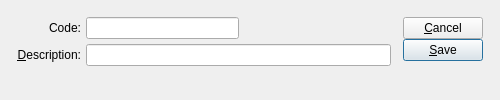
<ui version="4.0" >
 <comment>This file is part of the xTuple ERP: PostBooks Edition, a free and
open source Enterprise Resource Planning software suite,
Copyright (c) 1999-2011 by OpenMFG LLC, d/b/a xTuple.
It is licensed to you under the Common Public Attribution License
version 1.0, the full text of which (including xTuple-specific Exhibits)
is available at www.xtuple.com/CPAL.  By using this software, you agree
to be bound by its terms.</comment>
 <class>taxZone</class>
 <widget class="QDialog" name="taxZone" >
  <property name="geometry" >
   <rect>
    <x>0</x>
    <y>0</y>
    <width>500</width>
    <height>100</height>
   </rect>
  </property>
  <property name="windowTitle" >
   <string>Tax Zone</string>
  </property>
  <layout class="QGridLayout" name="gridLayout" >
   <item row="0" column="0" >
    <layout class="QHBoxLayout" name="horizontalLayout" >
     <property name="spacing" >
      <number>12</number>
     </property>
     <property name="margin" >
      <number>12</number>
     </property>
     <item>
      <layout class="QVBoxLayout" >
       <property name="spacing" >
        <number>0</number>
       </property>
       <property name="margin" >
        <number>0</number>
       </property>
       <item>
        <layout class="QHBoxLayout" >
         <property name="spacing" >
          <number>5</number>
         </property>
         <property name="margin" >
          <number>0</number>
         </property>
         <item>
          <layout class="QVBoxLayout" >
           <property name="spacing" >
            <number>5</number>
           </property>
           <property name="margin" >
            <number>0</number>
           </property>
           <item>
            <widget class="QLabel" name="_taxZoneLit" >
             <property name="text" >
              <string>Code:</string>
             </property>
             <property name="alignment" >
              <set>Qt::AlignRight|Qt::AlignTrailing|Qt::AlignVCenter</set>
             </property>
             <property name="buddy" >
              <cstring>_taxZone</cstring>
             </property>
            </widget>
           </item>
           <item>
            <widget class="QLabel" name="_descriptionLit" >
             <property name="text" >
              <string>&amp;Description:</string>
             </property>
             <property name="alignment" >
              <set>Qt::AlignRight|Qt::AlignTrailing|Qt::AlignVCenter</set>
             </property>
             <property name="buddy" >
              <cstring>_description</cstring>
             </property>
            </widget>
           </item>
          </layout>
         </item>
         <item>
          <layout class="QVBoxLayout" >
           <property name="spacing" >
            <number>5</number>
           </property>
           <property name="margin" >
            <number>0</number>
           </property>
           <item>
            <layout class="QHBoxLayout" >
             <property name="spacing" >
              <number>0</number>
             </property>
             <property name="margin" >
              <number>0</number>
             </property>
             <item>
              <widget class="XLineEdit" name="_taxZone" />
             </item>
             <item>
              <spacer name="Spacer29" >
               <property name="orientation" >
                <enum>Qt::Horizontal</enum>
               </property>
               <property name="sizeType" >
                <enum>QSizePolicy::Expanding</enum>
               </property>
               <property name="sizeHint" stdset="0" >
                <size>
                 <width>20</width>
                 <height>20</height>
                </size>
               </property>
              </spacer>
             </item>
            </layout>
           </item>
           <item>
            <widget class="XLineEdit" name="_description" >
             <property name="sizePolicy" >
              <sizepolicy vsizetype="Fixed" hsizetype="Expanding" >
               <horstretch>0</horstretch>
               <verstretch>0</verstretch>
              </sizepolicy>
             </property>
            </widget>
           </item>
          </layout>
         </item>
        </layout>
       </item>
       <item>
        <spacer name="Spacer287" >
         <property name="orientation" >
          <enum>Qt::Vertical</enum>
         </property>
         <property name="sizeType" >
          <enum>QSizePolicy::Expanding</enum>
         </property>
         <property name="sizeHint" stdset="0" >
          <size>
           <width>20</width>
           <height>0</height>
          </size>
         </property>
        </spacer>
       </item>
      </layout>
     </item>
     <item>
      <layout class="QVBoxLayout" >
       <property name="spacing" >
        <number>0</number>
       </property>
       <property name="margin" >
        <number>0</number>
       </property>
       <item>
        <layout class="QVBoxLayout" >
         <property name="spacing" >
          <number>0</number>
         </property>
         <property name="margin" >
          <number>0</number>
         </property>
         <item>
          <widget class="QPushButton" name="_close" >
           <property name="text" >
            <string>&amp;Cancel</string>
           </property>
          </widget>
         </item>
         <item>
          <widget class="QPushButton" name="_save" >
           <property name="text" >
            <string>&amp;Save</string>
           </property>
           <property name="autoDefault" >
            <bool>true</bool>
           </property>
           <property name="default" >
            <bool>true</bool>
           </property>
          </widget>
         </item>
        </layout>
       </item>
       <item>
        <spacer name="Spacer30" >
         <property name="orientation" >
          <enum>Qt::Vertical</enum>
         </property>
         <property name="sizeType" >
          <enum>QSizePolicy::Expanding</enum>
         </property>
         <property name="sizeHint" stdset="0" >
          <size>
           <width>20</width>
           <height>0</height>
          </size>
         </property>
        </spacer>
       </item>
      </layout>
     </item>
    </layout>
   </item>
  </layout>
 </widget>
 <layoutdefault spacing="5" margin="5" />
 <pixmapfunction>qPixmapFromMimeSource</pixmapfunction>
 <customwidgets>
  <customwidget>
   <class>XLineEdit</class>
   <extends>QLineEdit</extends>
   <header>xlineedit.h</header>
   <container>1</container>
  </customwidget>
 </customwidgets>
 <tabstops>
  <tabstop>_taxZone</tabstop>
  <tabstop>_description</tabstop>
  <tabstop>_save</tabstop>
  <tabstop>_close</tabstop>
 </tabstops>
 <includes>
  <include location="global" >parameter.h</include>
 </includes>
 <resources/>
 <connections>
  <connection>
   <sender>_close</sender>
   <signal>clicked()</signal>
   <receiver>taxZone</receiver>
   <slot>reject()</slot>
   <hints>
    <hint type="sourcelabel" >
     <x>20</x>
     <y>20</y>
    </hint>
    <hint type="destinationlabel" >
     <x>20</x>
     <y>20</y>
    </hint>
   </hints>
  </connection>
 </connections>
</ui>
